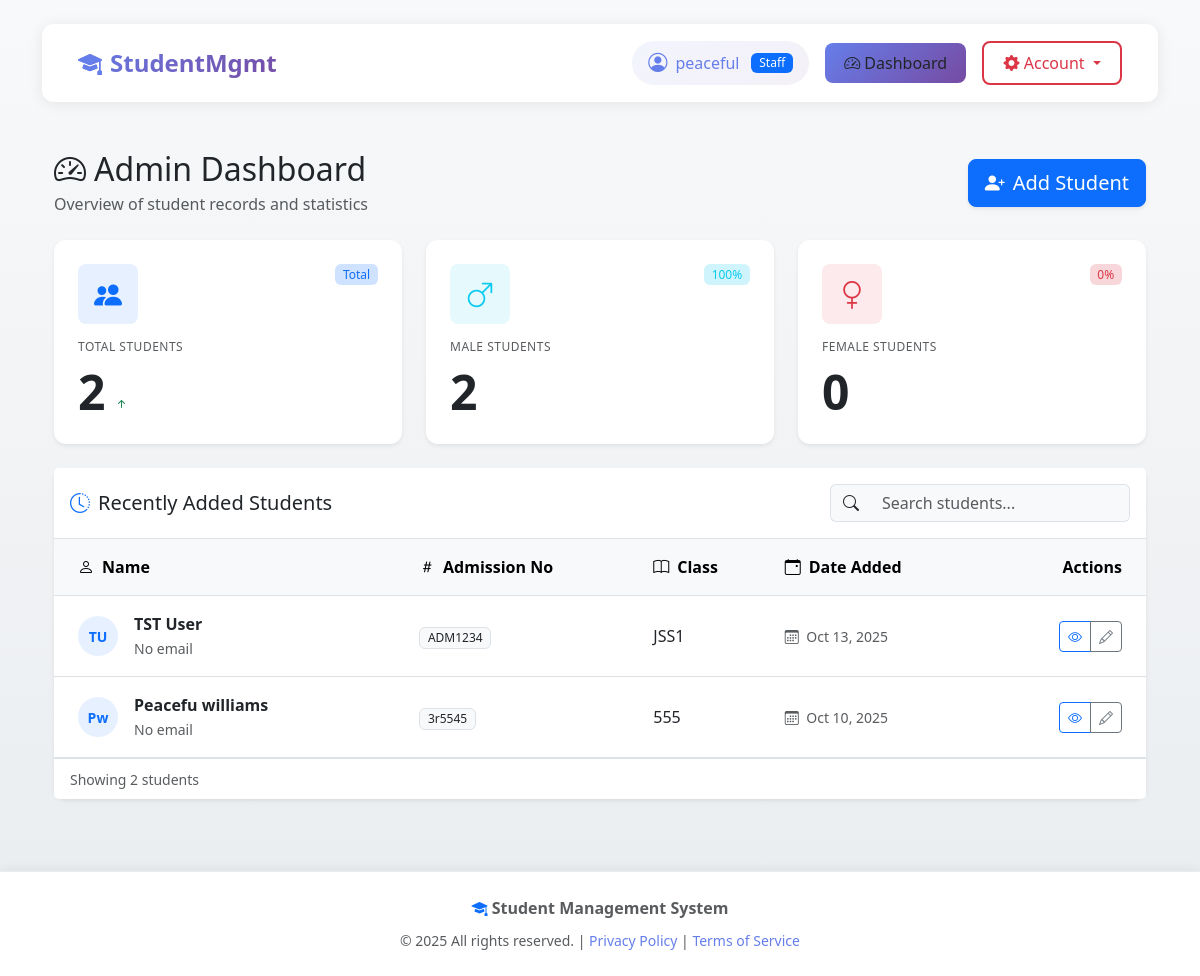
Page /dashboard/ (signed in) on the earlier database version.
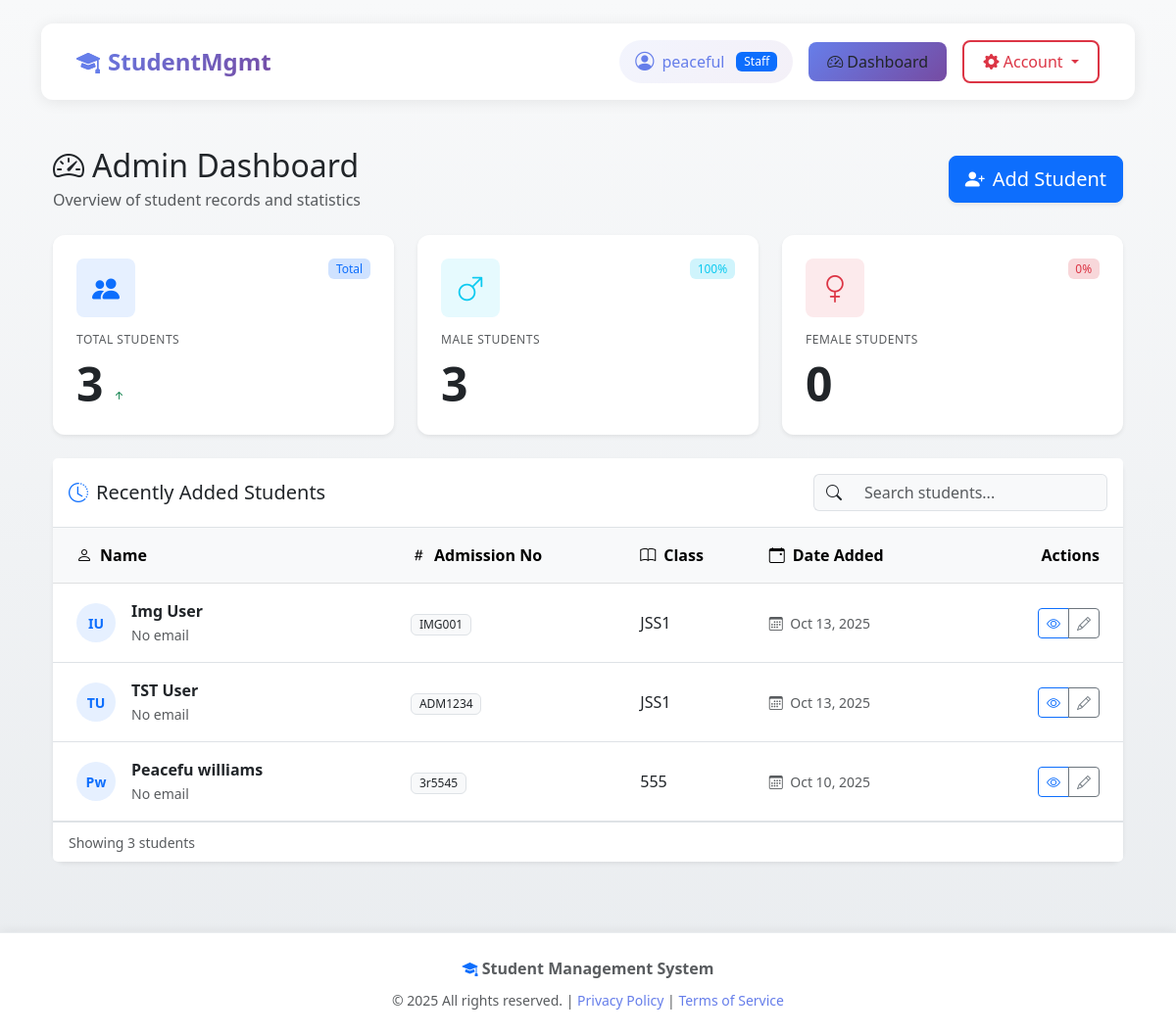
Same page on the later database version.
### records/models.py (models this page shows, shortened)
class Student(models.Model):
    surname = models.CharField(max_length=100)
    other_name = models.CharField(max_length=100, blank=True, null=True)
    residential_address = models.TextField()
    permanent_home_address = models.TextField(blank=True, null=True)
    nationality = models.CharField(max_length=50)
    state_of_origin = models.CharField(max_length=50)
    lga = models.CharField(max_length=50)
    date_of_birth = models.DateField()
    place_of_birth = models.CharField(max_length=100)
    religion = models.CharField(max_length=50, blank=True, null=True)
    denomination = models.CharField(max_length=50, blank=True, null=True)
    sex = models.CharField(
        max_length=10, choices=[("Male", "Male"), ("Female", "Female")]
    )
    admission_no = models.CharField(max_length=50, unique=True)
    nin_no = models.CharField(max_length=50, blank=True, null=True)
    class_on_entry = models.CharField(max_length=50)
    date_of_entry = models.DateField()
    class_at_present = models.CharField(max_length=50)
    student_image = models.ImageField(upload_to="students/images/", blank=True, null=True)
    father_name = models.CharField(max_length=100)
    father_address = models.TextField(blank=True, null=True)
    father_occupation = models.CharField(max_length=100, blank=True, null=True)
    father_educational_level = models.CharField(max_length=100, blank=True, null=True)
    father_mobile = models.CharField(max_length=20, blank=True, null=True)
    mother_name = models.CharField(max_length=100)
    mother_address = models.TextField(blank=True, null=True)
    mother_occupation = models.CharField(max_length=100, blank=True, null=True)
    mother_educational_level = models.CharField(max_length=100, blank=True, null=True)
    mother_mobile = models.CharField(max_length=20, blank=True, null=True)
    guardian_name = models.CharField(max_length=100, blank=True, null=True)
    guardian_address = models.TextField(blank=True, null=True)
    guardian_occupation = models.CharField(max_length=100, blank=True, null=True)
    guardian_mobile = models.CharField(max_length=20, blank=True, null=True)
    prev_schools = models.TextField(blank=True, null=True)
    visually_impaired = models.BooleanField(default=False)
    deaf = models.BooleanField(default=False)
    physically_disabled = models.BooleanField(default=False)
    mentally_impaired = models.BooleanField(default=False)
    others = models.TextField(blank=True, null=True)
    created_at = models.DateTimeField(default=timezone.now, editable=False)
    updated_at = models.DateTimeField(default=timezone.now)
    class Meta:
        indexes = [
            models.Index(fields=['admission_no']),
            models.Index(fields=['surname', 'other_name']),
            models.Index(fields=['class_at_present']),
        ]

### records/views.py (the view)
# urls.py: path("dashboard/", views.admin_dashboard, name="admin_dashboard"),
@login_required
@user_passes_test(_is_staff)
def admin_dashboard(request):
    try:
        total_students = Student.objects.count()
        male_count = Student.objects.filter(sex="Male").count()
        female_count = Student.objects.filter(sex="Female").count()
        students_by_class = (
            Student.objects.values("class_at_present")
            .annotate(count=Count("id"))
            .order_by("class_at_present")
        )
        recent_students = Student.objects.order_by("-created_at")[:5]
        students_with_docs = (
            Student.objects.filter(documents__isnull=False).distinct().count()
        )
        total_documents = StudentDocument.objects.count()
        context = {
            "total_students": total_students,
            "male_count": male_count,
            "female_count": female_count,
            "recent_students": recent_students,
            "students_by_class": students_by_class,
            "students_with_docs": students_with_docs,
            "total_documents": total_documents,
        }
        return render(request, "records/admin_dashboard.html", context)
    except Exception as e:
        logger.error(f"Error in admin dashboard: {str(e)}")
        messages.error(request, "An error occurred while loading the dashboard.")
        return redirect("records:student_list")

### records/views.py (called while the page is built)
def _is_staff(user):
    return user.is_authenticated and user.is_staff

### records/templates/records/admin_dashboard.html (shortened to what the changed rows need)
{% extends "records/base.html" %}
{% block content %}
<div class="container-fluid py-4">
  <div class="d-flex justify-content-between align-items-center mb-4">
    <div>
      <h2 class="mb-1">
        <i class="bi bi-speedometer2 me-2"></i>Admin Dashboard
      </h2>
    </div>
  </div>
  <div class="row g-4 mb-4">
    <div class="col-md-6 col-lg-4">
      <div class="card stat-card border-0 shadow-sm h-100">
        <div class="card-body p-4">
          <div class="d-flex align-items-end">
            <h2 class="mb-0 fw-bold display-5">{{ total_students }}</h2>
            <span class="text-success ms-2 mb-1">
              <i class="bi bi-arrow-up-short"></i>
            </span>
          </div>
        </div>
      </div>
    </div>
    <div class="col-md-6 col-lg-4">
      <div class="card stat-card border-0 shadow-sm h-100">
        <div class="card-body p-4">
          <div class="d-flex align-items-end">
            <h2 class="mb-0 fw-bold display-5">{{ male_count }}</h2>
          </div>
        </div>
      </div>
    </div>
    <div class="col-md-6 col-lg-4">
      <div class="card stat-card border-0 shadow-sm h-100">
        <div class="card-body p-4">
          <div class="d-flex align-items-end">
            <h2 class="mb-0 fw-bold display-5">{{ female_count }}</h2>
          </div>
        </div>
      </div>
    </div>
  </div>
  <div class="card border-0 shadow-sm">
    <div class="card-body p-0">
      <div class="table-responsive">
        <table class="table table-hover mb-0 align-middle" id="studentsTable">
          <thead class="table-light">
            <tr>
              <th class="px-4 py-3">
                <i class="bi bi-person me-2"></i>Name
              </th>
              <th class="py-3">
                <i class="bi bi-hash me-2"></i>Admission No
              </th>
              <th class="py-3">
                <i class="bi bi-book me-2"></i>Class
              </th>
              <th class="py-3">
                <i class="bi bi-calendar-event me-2"></i>Date Added
              </th>
              <th class="text-end px-4 py-3">Actions</th>
            </tr>
          </thead>
          <tbody>
            {% for student in recent_students %}
            <tr class="student-row" data-name="{{ student.surname|lower }} {{ student.other_name|lower }}"
              data-admission="{{ student.admission_no|lower }}" data-class="{{ student.class_at_present|lower }}">
              <td class="px-4 py-3">
                <div class="d-flex align-items-center">
                  <div class="avatar-circle bg-primary bg-opacity-10 text-primary me-3">
                    {{ student.surname|slice:":1" }}{{ student.other_name|slice:":1" }}
                  </div>
                  <div>
                    <div class="fw-semibold">{{ student.surname }} {{ student.other_name }}</div>
                    <small class="text-muted">{{ student.email|default:"No email" }}</small>
                  </div>
                </div>
              </td>
              <td class="py-3">
                <span class="badge bg-light text-dark border">{{ student.admission_no }}</span>
              </td>
              <td class="py-3">
                <span class="text-dark">{{ student.class_at_present }}</span>
              </td>
              <td class="py-3">
                <small class="text-muted">
                  <i class="bi bi-calendar3 me-1"></i>
                  {{ student.created_at|date:"M d, Y"|default:"N/A" }}
                </small>
              </td>
              <td class="text-end px-4 py-3">
                <div class="btn-group" role="group">
                  <a href="{% url 'records:student_detail' student.id %}" class="btn btn-sm btn-outline-primary"
                    data-bs-toggle="tooltip" title="View Details">
                    <i class="bi bi-eye"></i>
                  </a>
                  <a href="{% url 'records:student_update' student.id %}" class="btn btn-sm btn-outline-secondary"
                    data-bs-toggle="tooltip" title="Edit Student">
                    <i class="bi bi-pencil"></i>
                  </a>
                </div>
              </td>
            </tr>
            {% endfor %}
          </tbody>
        </table>
      </div>
    </div>
    <div class="card-footer bg-white border-top py-2">
      <small class="text-muted" id="searchResults">
        Showing {{ recent_students|length }} student{{ recent_students|length|pluralize }}
      </small>
    </div>
  </div>
</div>
{% endblock %}

Differences in the rows shown:
added Student: surname "I", other_name "U", surname "Img", other_name "User", email "No email", admission_no "IMG001", class_at_present "JSS1", created_at "Oct 13, 2025"
Other differences:
{{ total_students }}: "2" → "3"
{{ male_count }}: "2" → "3"
{{ recent_students|length }}: "2" → "3"
